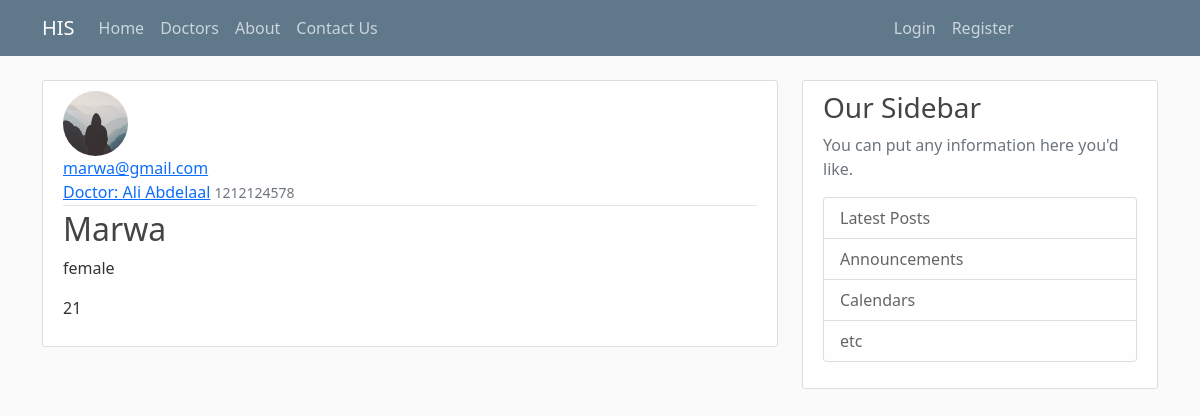
/patient/1, run on the app's committed database.
### his/models.py (models this page shows, shortened)
class Patient(db.Model):
    id = db.Column(db.Integer, primary_key=True)
    username = db.Column(db.String(20), unique=True, nullable=False)
    email = db.Column(db.String(120), unique=True, nullable=False)
    image_file = db.Column(db.String(20), nullable=False, default='default.jpg')
    password = db.Column(db.String(60), nullable=False)
    mobile_number = db.Column(db.Integer, nullable=False)
    gender = db.Column(db.String(10), nullable=False)
    age = db.Column(db.Integer, nullable=False)
    doctor_id = db.Column(db.Integer, db.ForeignKey('doctor.id'), nullable=False)

class Doctor(db.Model, UserMixin):
    id = db.Column(db.Integer, primary_key=True)
    username = db.Column(db.String(20), unique=True, nullable=False)
    email = db.Column(db.String(120), unique=True, nullable=False)
    image_file = db.Column(db.String(20), nullable=False, default='default.jpg')
    password = db.Column(db.String(60), nullable=False)
    mobile_number = db.Column(db.Integer, nullable=False)
    gender = db.Column(db.String(6), nullable=False)
    age = db.Column(db.Integer, nullable=False)
    patients = db.relationship('Patient', backref='author', lazy=True)

### his/routes.py (the view)
@app.route("/patient/<int:patient_id>")
def patient(patient_id):
    patient = Patient.query.get_or_404(patient_id)
    return render_template('patient.html', title=patient.username, patient=patient)

### his/templates/patient.html (shortened to what this page needs)
{% extends "layout.html" %}
{% block content %}
    <article class="media content-section">
        <img class="rounded-circle article-img" src="{{ url_for('static', filename='profile_pics/' + patient.image_file) }}">
        <div class="media-body">
            <div class="article-metadata">
                <a class="mr-2">{{ patient.email }}</a></br>
                <a class="mr-2" href="{{ url_for('doctor_patients', username=patient.author.username) }}">Doctor: {{ patient.author.username }}</a>
                <small class="text-muted">{{ patient.mobile_number }}</small>
            </div>
            <h2 class="article-title">{{ patient.username }}</a></h2>
            <p class="article-content">{{ patient.gender }}</p>
            <p class="article-content">{{ patient.age }}</p>
        </div>
    </article>
{% endblock content %}

### his/static/main.css (style rules this page uses)
body { background: #fafafa; color: #333333; margin-top: 5rem; }
h1, h2, h3, h4, h5, h6 { color: #444444; }
.content-section { background: #ffffff; padding: 10px 20px; border: 1px solid #dddddd; border-radius: 3px; margin-bottom: 20px; }
.article-title { color: #444444; }
.article-content { white-space: pre-line; }
.article-img { height: 65px; width: 65px; margin-right: 16px; }
.article-metadata { padding-bottom: 1px; margin-bottom: 4px; border-bottom: 1px solid #e3e3e3 }

### data on the page
Patient: image_file (placeholder picture), email "marwa@gmail.com", mobile_number "1212124578", username "Marwa", gender "female", age "21"
Doctor: author.username "Ali Abdelaal"
